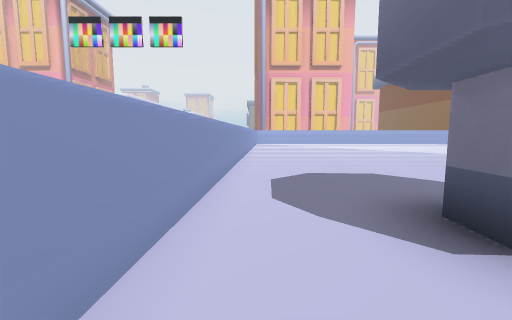
[1] (above)

16 first-person views from a walk through a scene from a Unity 3-D project. The camera is 1.3 m above the floor, tilts 6° down and sees 90° across. The floor is counted in squares, 2 m on a side. Each view is taken from the middle of a square. On the plan, view 1 faces up. The plan holds only what a view shows up to about 9 squares ahead; the rest is blank. The place goes on beyond the plan. The player character is not drawn. Some animated figures are left out. Some surface patterns are stand-ins.

[2]
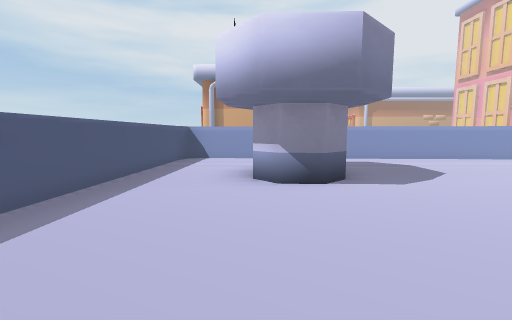

[3]
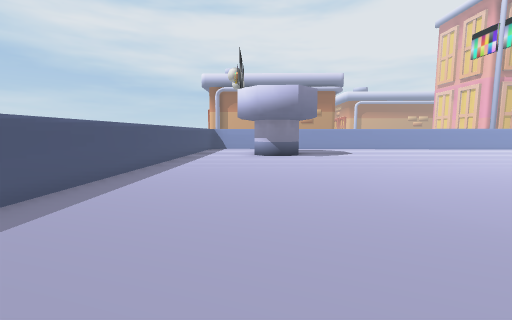

[4]
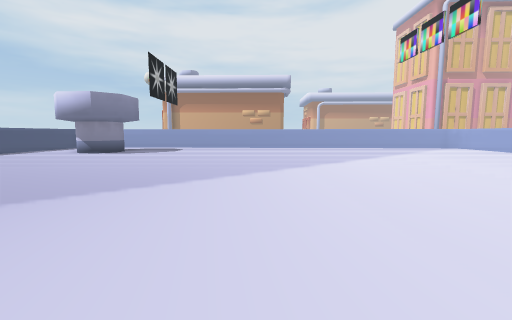

[5]
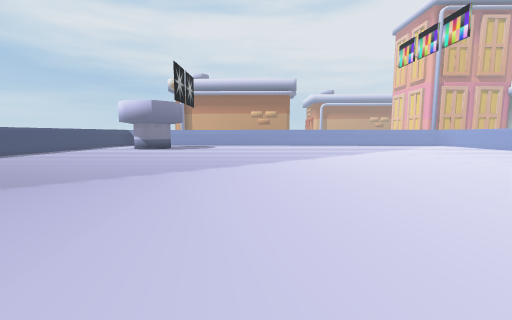

[6]
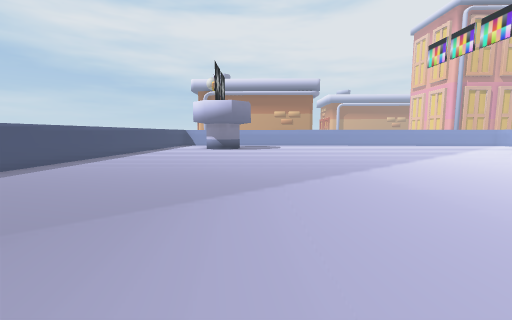

[7]
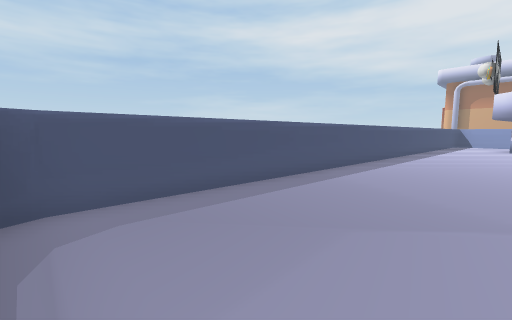

[8]
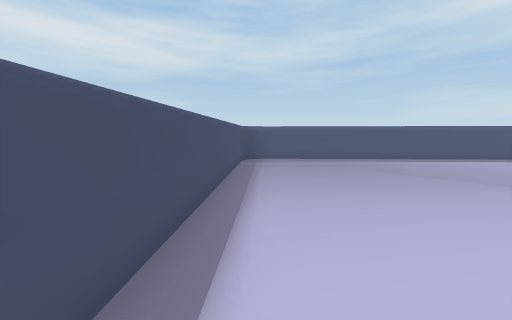

[9]
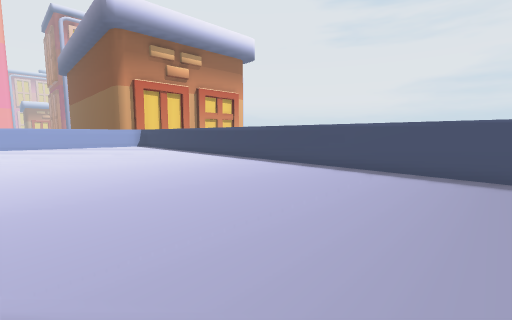

[10]
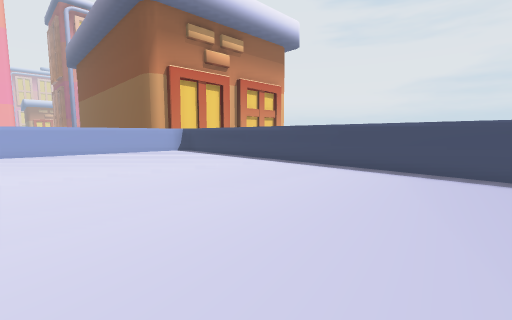

[11]
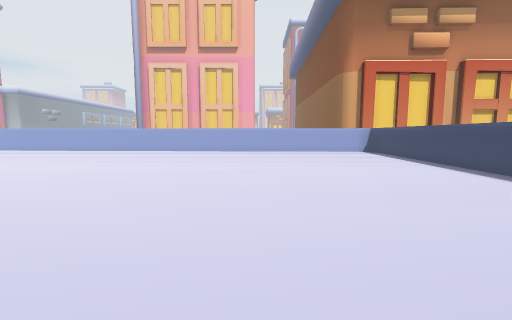

[12]
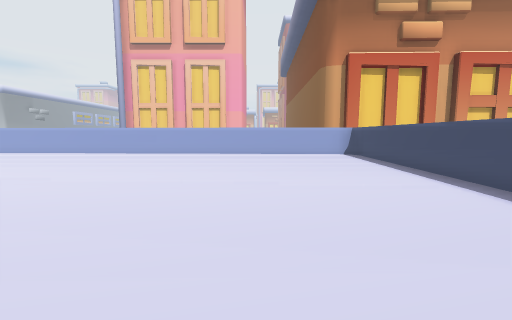

[13]
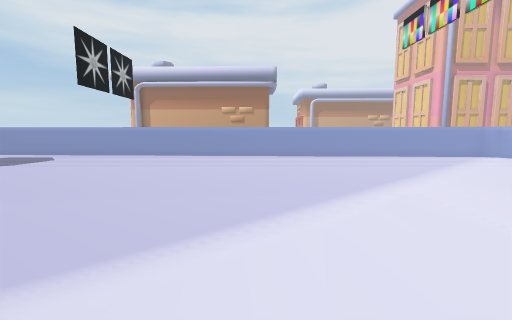

[14]
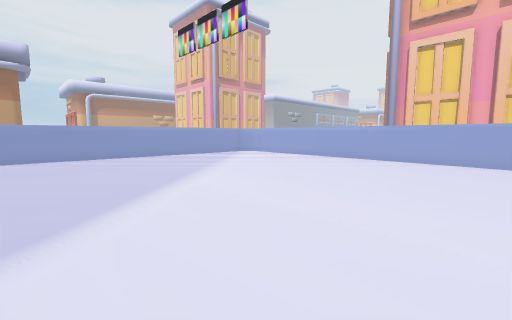

[15]
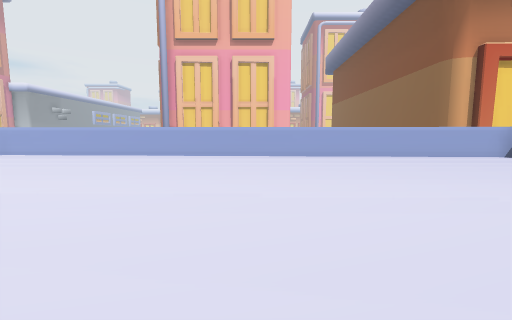

[16]
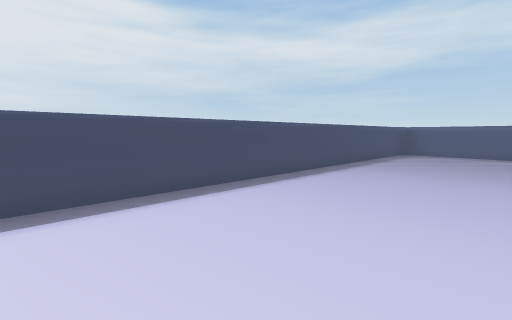

### Floor plan
Points are (right, up) in squares from view 1. A wall is a line through its corners. A room is listed if a view was taken in it or the views show most of it. See-through windows are left out.
Room 1 (view 1)
walls: (-0.7, 0.6) (-0.7, -0.4) (-0.5, -0.7) (-0.2, -0.9); (-0.5, -0.9) (1.5, -1)
ways out: opening at (0.5, 1.5) to room 2; opening at (2, 0) to room 2
Room 2 (views 2, 3, 4, 5, 6, 7, 8, 9, 10, 11, 12, 13, 14, 15, 16)
walls: (1.9, 2.3) (2.4, 2.3) (2.8, 1.9) (2.7, 1.3) (2.4, 1); (1.4, 1.3) (1.5, 2); (1.5, -1) (13.8, -1.5) (14.2, -1.4) (14.4, -1); (0.6, 15.6) (0.2, 15.5) (0, 15.1) (-0.7, 0.6); (15.1, 14.3) (14.9, 14.8) (14.6, 14.9) (0.3, 15.6); (14.3, -1.3) (15.1, 14.7)
ways out: opening at (0.5, 1.5) to room 1; opening at (2, 0) to room 1

Where each view was taken, in squares from view 1:
view 1: 0 up, 0 right, facing up
view 2: 1 up, 6 right, facing left
view 3: 1 up, 10 right, facing left
view 4: 7 up, 11 right, facing left
view 5: 6 up, 13 right, facing left
view 6: 3 up, 13 right, facing left
view 7: 1 up, 14 right, facing down-left
view 8: 5 up, 14 right, facing down
view 9: 2 up, 10 right, facing up-right
view 10: 6 up, 10 right, facing up-right
view 11: 6 up, 11 right, facing up
view 12: 7 up, 12 right, facing up
view 13: 9 up, 7 right, facing left
view 14: 9 up, 7 right, facing up-left
view 15: 8 up, 8 right, facing up
view 16: 7 up, 12 right, facing down-right
